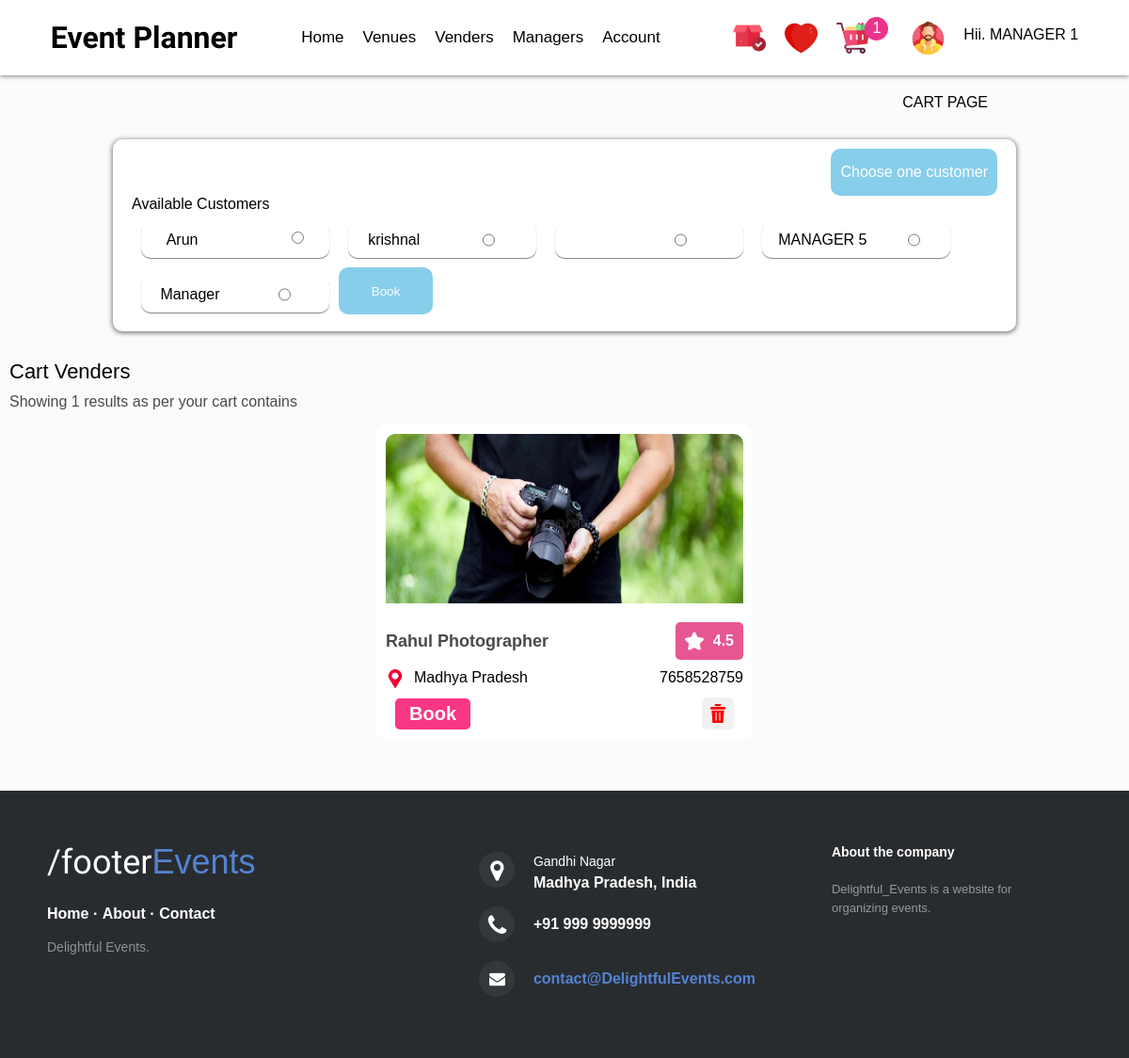
Page /cart (signed in) on the committed database.
### Manager/models.py (models this page shows, shortened)
class MANAGER_BOOKING(models.Model):
    mb_id = models.UUIDField(primary_key=True,default=uuid.uuid4,editable=False)
    manager = models.ForeignKey(MANAGER,on_delete=models.CASCADE)
    user = models.OneToOneField(User, on_delete=models.CASCADE)
    photographer = models.BooleanField(default=False,)
    cake = models.BooleanField(default=False,)
    mehndi = models.BooleanField(default=False,)
    makeup = models.BooleanField(default=False,)
    order_date = models.DateTimeField(auto_now_add=True)
    status = models.BooleanField(default=True)
    class Meta:
        ordering=['-order_date']

### Tables/models.py (models this page shows, shortened)
class Vender_Cart(models.Model):
    vendercart_id = models.UUIDField(primary_key=True,default=uuid.uuid4,editable=False)
    user = models.ForeignKey(User, on_delete=models.CASCADE)
    vender = models.ForeignKey(Venders, on_delete=models.CASCADE)

class Venders(models.Model):
    vender_id = models.UUIDField(primary_key=True,default=uuid.uuid4,editable=False)
    vender_name = models.CharField(max_length=50)
    mobile = models.CharField(max_length=10)
    email = models.CharField(max_length=50)
    state = models.CharField(max_length=20)
    city = models.CharField(max_length=20)
    vender_image = models.ImageField(upload_to='VenderImage')
    price = models.CharField(max_length=5)
    vender_type = models.ForeignKey(Vender_Type, on_delete=models.CASCADE)
    class Meta:
        ordering = ['vender_type']

### Wedding/views.py (the view)
# urls.py: path('cart', views.Cart, name='cart'),
def Cart(request):
    if request.user.is_authenticated:
        user = request.user
        venue_cart = Venue_Cart.objects.filter(user=user)
        vender_cart = Vender_Cart.objects.filter(user=user)
        cake_cart = CAKE_CART.objects.filter(user=user)
        venue_count = Venue_Cart.objects.filter(user=user).count()
        vender_count = Vender_Cart.objects.filter(user=user).count()
        cake_count = CAKE_CART.objects.filter(user=user).count()
        total_item = venue_count + vender_count + cake_count
        if total_item is 0:
            return render(request,'EmptyCart.html')
        else:
            booked_manager = MANAGER_BOOKING.objects.filter(manager__user=user)
            data = {'venue_cart': venue_cart, 'vender_cart': vender_cart, 'cake_cart': cake_cart,
                    'venue_count': venue_count, 'vender_count': vender_count, 'cake_count': cake_count, 'total_item': total_item
                    ,'manager':booked_manager}
            return render(request, 'Cart.html', data)
    else:
        messages.success(request,'Cart service will open after login in website.')
        return render(request, 'Login.html')

### Templates/wedding/Cart.html (shortened to what this page needs)
{% include "Header.html" %}
<div style="display: flex; justify-content: flex-end; margin-right: 150px; margin-top: 20PX;">
    <p>CART PAGE</p>
</div>
{% if manager %}
<div
    style="background-color: white; min-height: 100px; width: 80%;margin: auto; margin-top: 30px; border-radius: 10px; box-shadow: 0px 1px 5px 1px gray; align-items: center; padding: 10px 20px;">
    <div style="display: flex; justify-content: flex-end;">
        <div
            style=" height: 50px; border-radius: 10px; background-color: skyblue; padding:0px 10px ; display: flex; align-items: center;">
            <p style="color: white;">Choose one customer</p>
        </div>
    </div>
    <div>
        <p>Available Customers</p>
        <div style="display: flex; flex-wrap: wrap;">
            {% for i in manager %}
            <div class="manager-div"
                style="padding: 10px; border-radius: 10px; box-shadow: 0px 1px 1px 0px gray; margin: 10px;width:200px; display: flex; justify-content: space-around;">
                <p>{{i.user.first_name}}</p> <br>
                <form action="{% url 'bookvenderforuser' %}" method="post">
                    <input type="radio" name="user" value="{{i.user.id}}" id="manager{{forloop.counter}}"
                        required=""><label for="manager"></label>
            </div>
            {% endfor %}
            <button type="submit"
                style="width:100px; height: 50px; border-radius: 10px; background-color: skyblue; color: white; border: 0px; ">Book</button>
        </div>
    </div>
</div>
{% endif %}
{% if vender_count is not 0 %}
<div class="vender-card-container">
    <div class="vender-card-title">
        <p class="venue-card-title-p">Cart Venders</p>
        <p style="color:#4a4a4a; margin-top: 10px;">Showing {{vender_count}} results as per your cart contains</p>
    </div>
    <div class="venue-card-title"></div>
    <div class="venue-card-title"></div>
    {% for i in vender_cart %}
    <div class="vender-card">
        <div class="vender-img-div">
            <a href="">
                <img src="{{i.vender.vender_image.url}}" alt="taj-lakefront" class="img100 venue-img">
            </a>
        </div>
        <div class="place-review">
            <p class="venue-name">{{i.vender.vender_name}}</p>
            <div class="rating-div">
                <img class="image20" src="/Static/icons/star.png" alt="star-rating">
                <p class="rating-p">4.5</p>
            </div>
        </div>
        <div class="location-type">
            <div class="location-div">
                <img class="image20 margin-right-10" src="/Static/icons/placeholder.png" alt="location-mark">
                <p>{{i.vender.state}}</p>
            </div>
            <div>
                <p>{{i.vender.mobile}}</p>
            </div>
        </div>
        <div class="delete-div jc-sa" style="display: flex; justify-content: space-between;">
            <div style="display: flex;">
                <form action="{% url 'bookvender' %}" method="post">
                    <button class="book-btn" type="submit">Book</button>
                </form>
            </div>
            <a href="{% url 'removevender_tocart' i.vender_id %}" class="delete-link">
                <img src="/Static/icons/delete-red.png" alt="delete-icon" class="image20">
            </a>
        </div>
    </div>
    {% endfor %}
</div>
{% endif %}
{% include "Footer.html" %}

### Templates/wedding/Header.html (shortened to what this page needs)
<html lang="en">
<head>
    <link rel="stylesheet" href="/Static/Css/Header.css">
    <link rel="stylesheet" href="/Static/Css/Home.css">
    <link rel="stylesheet" href="/Static/Css/Forms.css">
    <link rel="stylesheet" href="/Static/Css/VenueDetailed.css">
    <link rel="stylesheet" href="/Static/Css/WedCategories.css">
    <link rel="stylesheet" href="/Static/Css/VenueCard.css">
    <link rel="stylesheet" href="/Static/Css/Cake_card.css">
    <link rel="stylesheet" href="/Static/Css/PhotographerCard.css">
    <link rel="stylesheet" href="/Static/Css/Footer.css">
    <link rel="stylesheet" href="http://maxcdn.bootstrapcdn.com/font-awesome/4.2.0/css/font-awesome.min.css">
</head>
<body style="background-color: #fbfbfb;">
    <header class="HEADER">
        <div class="BRAND">
            <h1><a href="{% url 'home' %}" class="brand-text">Event Planner</a></h1>
        </div>
        <div class="MENU">
            <ul>
                <li>
                    <a href="{% url 'wedding' %}">Home</a>
                </li>
                <li>
                    <a href="{% url 'venues' %}">Venues</a>
                </li>
                <li>
                    <a href="{% url 'venders' %}">Venders</a>
                </li>
                <li>
                    <a href="{% url 'managers' %}">Managers</a>
                </li>
                <li id="LI">
                    <a href="{% url 'profile' %}">Account</a>
                </li>
            </ul>
        </div>
        <div class="icon_con">
            {% if user.is_authenticated %}
            <div class="icon">
                <a href="{% url 'order' %}">
                    <img src="/Static/icons/order.png" alt="" class="icon-img">
                </a>
            </div>
            {% endif %}
            <div class="icon">
                <a href="{% url 'wishlist' %}">
                    <img src="/Static/icons/heart-red.png" alt="" class="icon-img">
                </a>
            </div>
            <div class="icon">
                <a href="{% url 'cart' %}">
                    <img src="/Static/icons/cart.png" alt="" class="icon-img">
                </a>
            </div>
            {% if user.is_authenticated %}
            <div class="bidget-div">
                <p class="bidget-div-p">{{total_item}}</p>
            </div>
            {% endif %}
            <div class="icon">
                <a href="{% url 'profile' %}">
                    <img src="/Static/icons/profile.png" alt="" class="icon-img">
                </a>
            </div>
            <div class="username">
                {% if user.is_authenticated %}
                Hii. {{user.first_name}}
                {% endif %}
            </div>
        </div>
    </header>

### Static/Css/Header.css (style rules this page uses)
* { margin: 0; padding: 0; box-sizing: border-box; font-family: proxima-nova, sans-serif; }
.img100 { width: 100%; height: 100%; }
.image20 { width: 20px; height: 20px; }
.margin-right-10 { margin-right: 10px; }
.bidget-div { position: relative; width: 25px; height: 25px; background-color: rgb(234, 52, 140); border-radius: 50%; display: flex; align-items: center; justify-content: center; left: -15px; }
.bidget-div-p { color: white; }
.HEADER { width: 100%; position: sticky; top: 0; display: flex; flex-wrap: wrap; background-color: white; box-shadow: 0px 1px 5px 0px gray; padding: 0px 25px; align-items: center; justify-content: space-around; }
.BRAND { padding: 0px 0px; }
.brand-text { text-decoration: none; color: #000000; font-family: 'Sora', sans-serif; }
.MENU { margin: 0px Opx; padding: 0px 0px; }
.MENU ul { list-style: none; display: flex; flex-wrap: wrap; }
.MENU ul li { padding: 30px 0px; }
.MENU ul li a { text-decoration: none; color: black; font-size: 17; padding: 30px 10px; }
.username { display: flex; text-align: center; justify-content: center; margin: 10px 0px 0px 10px; }
.icon_con { display: flex; flex-wrap: wrap; }
.icon { background-color: white; margin: 0px 5px; padding: 5px; border-radius: 10px; }
.icon-img { width: 35px; height: 35px; }

### Static/Css/VenueDetailed.css (style rules this page uses)
.rating-div { background-color: rgb(230 87 145); padding: 10px; align-items: center; border-radius: 5px; }
.rating-p { color: white; font-weight: 600; margin-left: 10px; }

### Static/Css/VenueCard.css (style rules this page uses)
.venue-card-title { width: 400px; padding: 0px 0px 10px 10px; }
.venue-card-title-p { font-size: 22px; }
.venue-img { border-radius: 10px 10px 0px 0px; position: static; }
.place-review { display: flex; justify-content: space-between; margin-top: 20px; align-items: center; }
.venue-name { color: #4a4a4a; font-weight: 550; font-size: 18px; }
.rating-div { display: flex; }
.location-type { display: flex; justify-content: space-between; margin-top: 10px; }
.location-div { display: flex; justify-content: space-between; }
.delete-div { display: flex; margin-right: 10px; align-items: center; margin-top: 10px; }
.delete-link { padding: 7px; background-color: #f1f1f1; border-radius: 5px; }
.book-btn { text-decoration: none; background-color: rgb(249, 54, 132); padding: 5px 15px; border-radius: 5px; margin-left: 10px; color: white; font-weight: 600; font-size: 20px; border: 0px; cursor: pointer; }
.jc-sa { justify-content: space-between; }

### Static/Css/PhotographerCard.css (style rules this page uses)
.vender-card-container { display: flex; margin: auto; flex-wrap: wrap; justify-content: center; margin-top: 30px; }
.vender-card-title { width: 400px; padding: 0px 0px 10px 10px; }
.vender-card { width: 400px; background-color: white; padding: 10px; border-radius: 10px; margin: 5px 5px; }
.vender-img-div { height: 180px; width: 380px; }
.venue-name { color: #4a4a4a; font-weight: 550; font-size: 18px; }
.location-div { display: flex; justify-content: space-between; }

### rows in the picture
MANAGER_BOOKING: user.first_name "Arun"
MANAGER_BOOKING: user.first_name "krishnal"
MANAGER_BOOKING: user.first_name "MANAGER 5"
MANAGER_BOOKING: user.first_name "Manager"
Vender_Cart: vender.vender_image (picture), vender.vender_name "Rahul Photographer", vender.state "Madhya Pradesh", vender.mobile "7658528759"

### other values in the picture
{{ total_item }} "1"
{{ user.first_name }} "MANAGER 1"
{{ vender_count }} "1"
